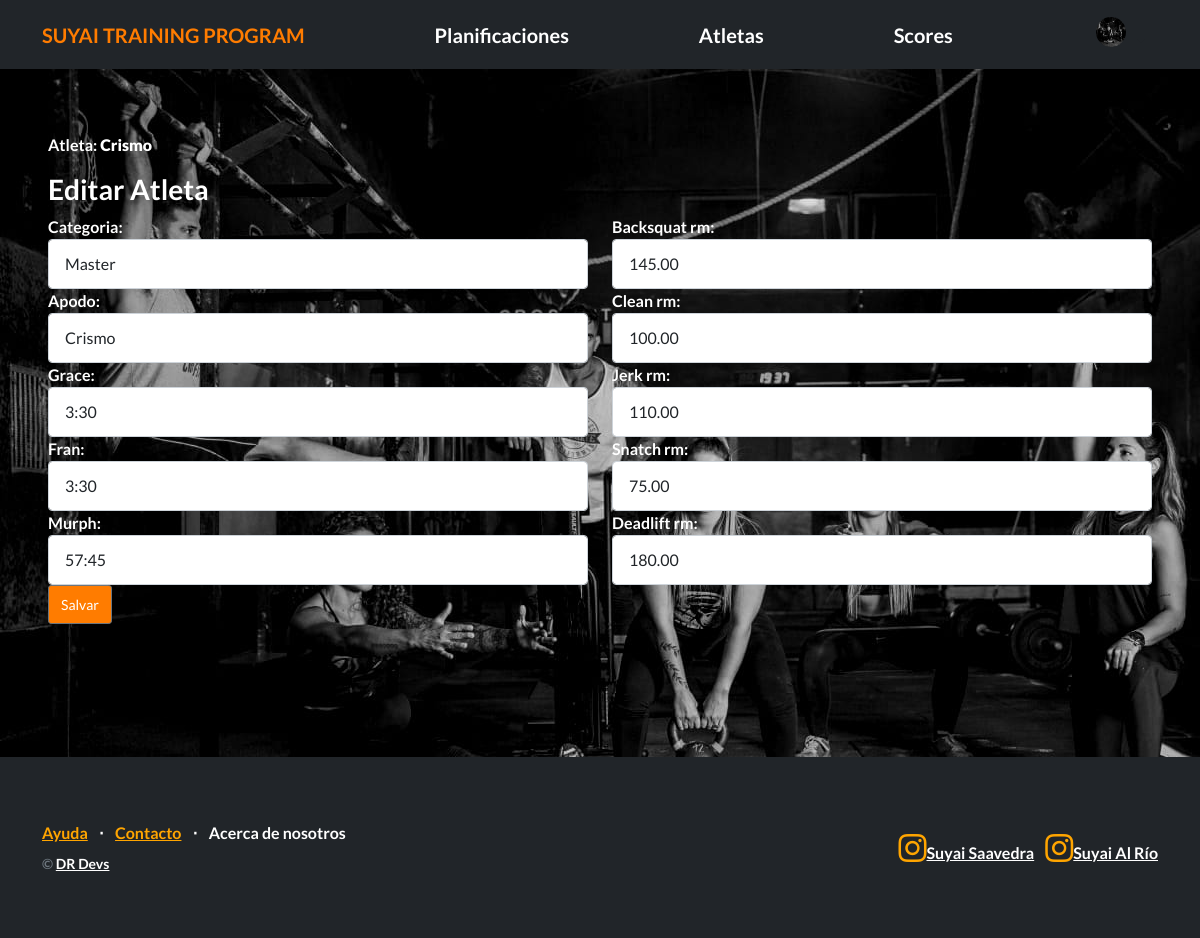
/atletas/editar_atleta/1/ (signed in), run on the app's committed database.
### Atletas/models.py (models this page shows, shortened)
class Avatar(models.Model):
   user = models.OneToOneField(User, on_delete=models.CASCADE, null=True)
   imagen = models.ImageField(upload_to='avatares', null=True, blank=True)

class Atleta(models.Model):
    user = models.OneToOneField(User, on_delete=models.CASCADE,  default=1)
    categoria = models.CharField(max_length=20, null=True, blank=True)
    apodo = models.CharField(max_length=20, null=True,  blank=True)
    grace = models.CharField(max_length=20, null=True, blank=True)
    fran = models.CharField(max_length=20, null=True, blank=True)
    murph = models.CharField(max_length=20, null=True, blank=True)
    backsquat_rm = models.DecimalField(max_digits=6, decimal_places=2, null=True, blank=True)
    clean_rm = models.DecimalField(max_digits=6, decimal_places=2, null=True, blank=True)
    jerk_rm = models.DecimalField(max_digits=6, decimal_places=2, null=True, blank=True)
    snatch_rm = models.DecimalField(max_digits=6, decimal_places=2, null=True, blank=True)
    deadlift_rm = models.DecimalField(max_digits=6, decimal_places=2, null=True, blank=True)

### Atletas/views.py (the view)
# urls.py: path("editar_atleta/<int:pk>/", AtletaUpdateView.as_view(), name="editar_atleta"),
class AtletaUpdateView(LoginRequiredMixin, UpdateView):
    model = Atleta
    form_class = AtletaForm
    template_name = "Atletas/formulario_atleta.html"
    success_url = reverse_lazy("listar_atletas")
    def get_object(self):
        obj = Atleta.objects.get(user=self.request.user)
        return obj

### Atletas/templates/Atletas/formulario_atleta.html (shortened to what this page needs)
{% extends "Planificaciones/base.html" %}
{% block contenido %}
<p>Atleta: <b>{{ atleta.user.username }}</b></p>
<h3>Editar Atleta</h3>
<form method="post">
 <div class="row">
  <div class="col-md-6">
   <div class="form-group">
    {{ form.categoria.label_tag }}
    {{ form.categoria }}
   </div>
   <div class="form-group">
    {{ form.apodo.label_tag }}
    {{ form.apodo }}
   </div>
   <div class="form-group">
    {{ form.grace.label_tag }}
    {{ form.grace }}
   </div>
   <div class="form-group">
    {{ form.fran.label_tag }}
    {{ form.fran }}
   </div>
   <div class="form-group">
    {{ form.murph.label_tag }}
    {{ form.murph }}
   </div>
  </div>
  <div class="col-md-6">
   <div class="form-group">
    {{ form.backsquat_rm.label_tag }}
    {{ form.backsquat_rm }}
   </div>
   <div class="form-group">
    {{ form.clean_rm.label_tag }}
    {{ form.clean_rm }}
   </div>
   <div class="form-group">
    {{ form.jerk_rm.label_tag }}
    {{ form.jerk_rm }}
   </div>
   <div class="form-group">
    {{ form.snatch_rm.label_tag }}
    {{ form.snatch_rm }}
   </div>
   <div class="form-group">
    {{ form.deadlift_rm.label_tag }}
    {{ form.deadlift_rm }}
   </div>
  </div>
 </div>
 <input type="submit" value="Salvar" class="btn btn-secondary btn-sm"/>
</form>
{% endblock contenido %}

### Planificaciones/templates/Planificaciones/base.html (shortened to what this page needs)
{% load static %}
<!DOCTYPE html>
<html lang="en">
    <head>
        <link href="https://cdn.jsdelivr.net/npm/bootstrap-icons@1.5.0/font/bootstrap-icons.css" rel="stylesheet" type="text/css" />
        <link href="{% static 'css/styles.css' %}" rel="stylesheet" />
    </head>
    <body>
        <nav class="navbar bg-dark" data-bs-theme="dark">
            <div class="container">
                <a class="navbar-brand naranja-text" href="{% url 'inicio' %}">SUYAI TRAINING PROGRAM</a>
                <a class="navbar-brand" href="{% url 'listar_planis' %}">Planificaciones</a>
                <a class="navbar-brand" href="{% url 'listar_atletas' %}">Atletas</a>
                <a class="navbar-brand" href="{% url 'listar_scores' %}">Scores</a>
                {% if user.is_authenticated %}
                <div class="dropdown "  >
                    <button
                        class="btn btn-ligth btn-sm dropdown-toggle "
                        type="button"
                         data-bs-toggle="dropdown"
                         aria-haspopup="true"
                        aria-expanded="false"
                    >
                          <div style="display: inline-flex;">
                            {% if user.avatar.imagen.url %}
                                <img src="{{ user.avatar.imagen.url }}" style="width: 30px; height: 30px; border-radius: 50%; margin-right: 5px;">
                            {% else %}
                                <img src="{%static 'default_avatar.jpg'%}" style="width: 30px; height: 30px; border-radius: 50%; margin-right: 5px;">
                            {% endif %}
                          </div>
                        </button>
                    </div>
                {% else %}
                <a class="btn btn-secondary" href="{% url 'login' %}" >Iniciar sesión</a>
                <a class="btn btn-secondary" href="{% url 'registro' %}">Registrarse</a>
                {% endif %}
            </div>
        </nav>
        <section style="padding: 4rem 3rem; background-image: url('/static/suyaibc.jpeg');">
            <div id="main">
            {% block contenido %}{% endblock contenido %}
        </section>
        <footer class="footer bg-dark">
            <div class="container">
                <div class="row">
                    <div class="col-lg-6 h-100 text-center text-lg-start my-auto">
                        <ul class="list-inline mb-2">
                            <li class="list-inline-item"><a style= "color: orange"; href="#!">Ayuda</a></li>
                            <li class="list-inline-item">⋅</li>
                            <li class="list-inline-item"><a style= "color: orange"; href="#!">Contacto</a></li>
                            <li class="list-inline-item">⋅</li>
                            <li class="list-inline-item"><a>Acerca de nosotros</a></li>
                        </ul>
                        <p class="text-muted small mb-4 mb-lg-0">&copy; <a href="{% url 'about_dr' %}">DR Devs</a></p>
                    </div>
                    <div class="col-lg-6 h-100 text-center text-lg-end my-auto">
                        <ul class="list-inline mb-0">
                            <li class="list-inline-item">
                                <a href="https://www.instagram.com/suyai_saavedra/?hl=es"><i class="bi-instagram fs-3", style= "color: orange"></i>Suyai Saavedra</a>
                            </li>
                            <li class="list-inline-item">
                                <a href="https://www.instagram.com/suyai.fitness/"><i class="bi-instagram fs-3", style= "color: orange"></i>Suyai Al Río</a>
                            </li>
                        </ul>
                    </div>
                </div>
            </div>
        </footer>
    </body>
</html>

### Planificaciones/templates/Planificaciones/base.html (style rules this page uses)
body { height: 100vh; background-size: cover; background-position: center; color: white; font-weight: bold; }
section { padding: 4rem 3rem; }
#main { min-height: calc(80vh - 80px); }

### data on the page
Atleta: user.username "Crismo", categoria "Master", apodo "Crismo", grace "3:30", fran "3:30", murph "57:45", backsquat_rm "145.00", clean_rm "100.00", jerk_rm "110.00", snatch_rm "75.00", deadlift_rm "180.00"
